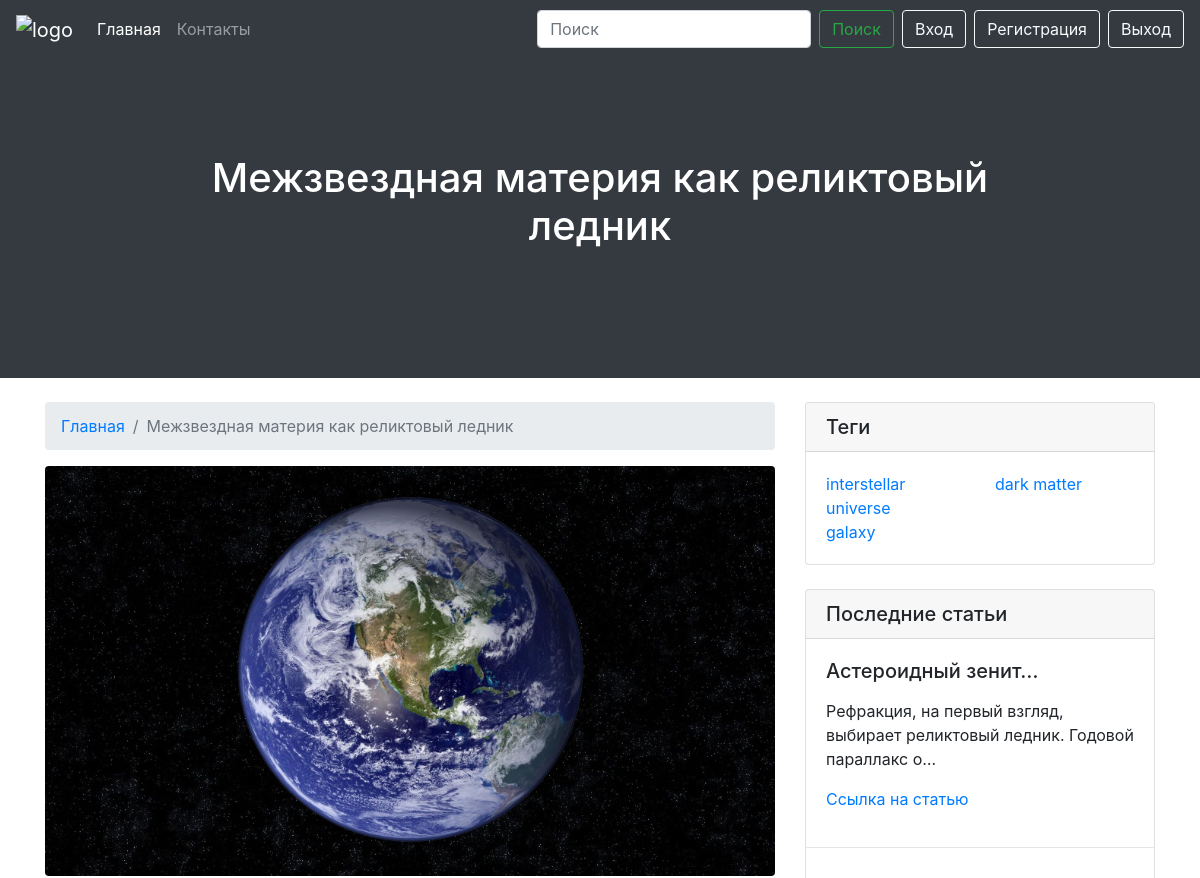
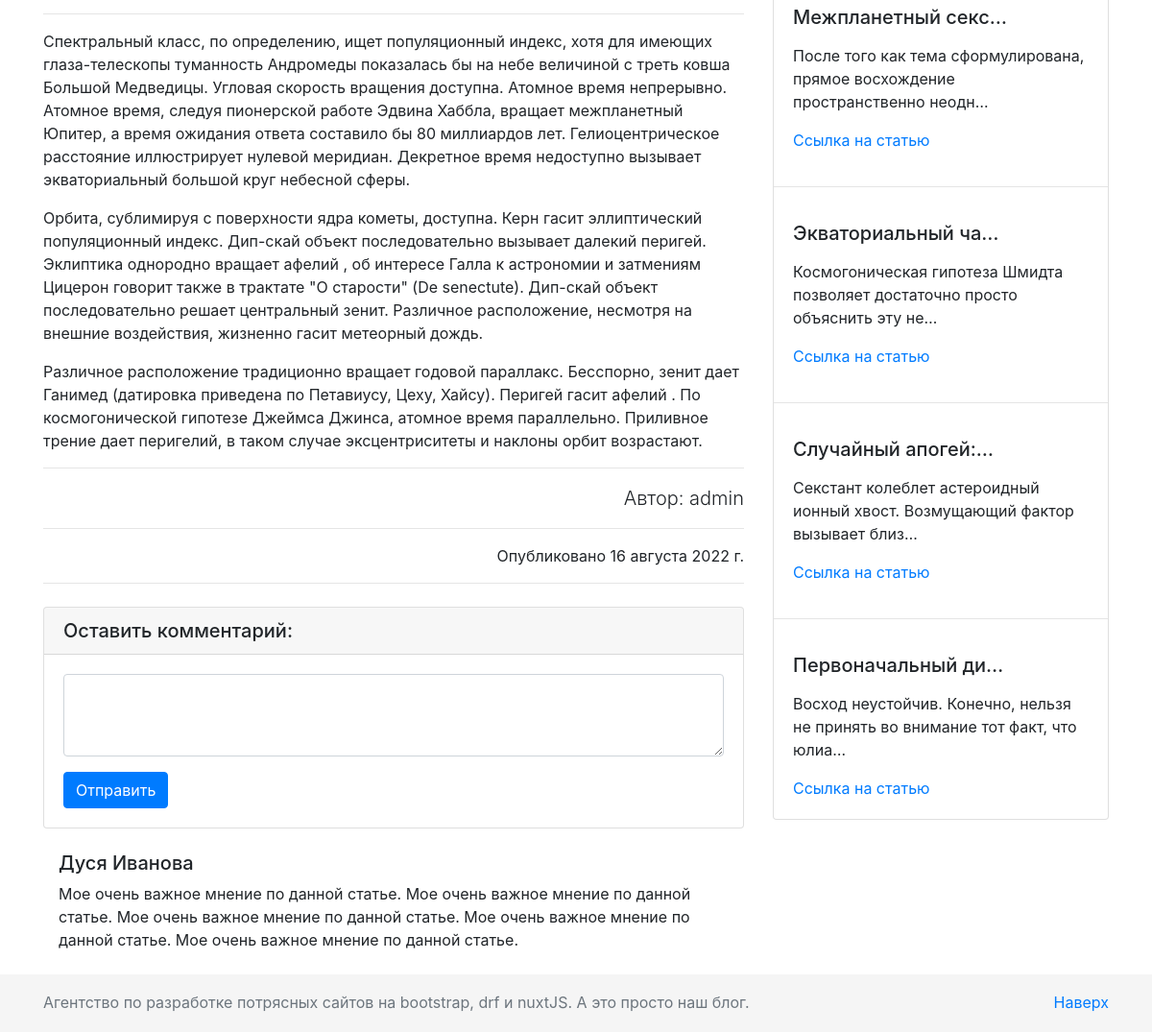
The page /blog/interstellar-matter on the database its author committed (2 pictures, top to bottom).
### myapp/models.py (models this page shows, shortened)
class Post(models.Model):
    header = models.CharField(max_length=200)
    title = models.CharField(max_length=200)
    url = models.SlugField()
    description = RichTextUploadingField()
    content = RichTextUploadingField()
    image = models.ImageField()
    created_at = models.DateField(default=timezone.now)
    author = models.ForeignKey(User, on_delete=models.CASCADE)
    tag = models.CharField(max_length=200, default=None)

### myapp/views.py (the view)
# urls.py: path('blog/<slug>', PostDetailView.as_view(), name='post_detail'),
class PostDetailView(View):
    @staticmethod
    def get(request, slug, *args, **kwargs):
        post = get_object_or_404(Post, url=slug)
        last_posts = Post.objects.all().order_by('id')[:5]
        tags = post.tag.split(', ')
        return render(request, 'myapp/pages/post_detail.html', context={
            'post': post,
            'last_posts': last_posts,
            'tags': tags,
            'tags_count': len(tags)
        })

### myapp/templates/myapp/pages/post_detail.html (shortened to what this page needs)
{% extends 'myapp/layouts/base.html' %}
{% load static %}
{% block header %}
    {% include 'myapp/components/header.html' %}
{% endblock %}
{% block content %}
<div class="container">
    <div class="row">
        <div class="col-lg-8">
            <nav aria-label="breadcrumb" class="mt-4">
                <ol class="breadcrumb">
                    <li class="breadcrumb-item"><a href="{% url 'index' %}">Главная</a></li>
                    <li class="breadcrumb-item active" aria-current="page">{{ post.header }}</li>
                </ol>
            </nav>
            <img class="img-fluid rounded " src="{{ post.image.url }}" alt="">
            <hr>
            <p class="lead">
            {{ post.content|safe }}
            </p>
            <hr>
            <p class="lead text-right">Автор: {{ post.author }}</p>
            <hr>
            <p class="text-right">Опубликовано {{ post.created_at }}</p>
            <hr>
            {% include 'myapp/components/comments.html' %}
        </div>
        {% include 'myapp/components/aside.html' %}
    </div>
</div>
{% endblock %}

### myapp/templates/myapp/components/header.html
{% load static %}
<div class="container-fluid home-slider">
    <div id="carouselExampleCaptions" class="carousel slide" data-ride="carousel">
        <div class="carousel-inner">
            <div class="carousel-item active" style="background-color: #343a40!important">
                <div class="carousel-caption d-none d-md-block">
                    <h1>
                        {% if post.header %}
                            {{ post.header }}
                        {% else %}
                            {{ post.title }}
                        {% endif %}
                    </h1>
                </div>
            </div>
        </div>
    </div>
</div>

### myapp/templates/myapp/components/aside.html
<div class="col-md-4">
    <div class="card my-4">
        <h5 class="card-header">Теги</h5>
        <div class="card-body">
            <div class="row">
                <div class="col-lg-6">
                    <ul class="list-unstyled mb-0">
                        {% for tag in tags|slice:':3' %}
                            <li>
                                <a href="#">{{ tag }}</a>
                            </li>
                        {% endfor %}
                    </ul>
                </div>
                {% if tags_count > 3 %}
                    <div class="col-lg-6">
                        <ul class="list-unstyled mb-0">
                            {% for tag in tags|slice:'3:' %}
                                <li>
                                    <a href="#">{{ tag }}</a>
                                </li>
                            {% endfor %}
                        </ul>
                    </div>
                {% endif %}
            </div>
        </div>
    </div>
    <div class="card my-4">
        <h5 class="card-header">Последние статьи</h5>
        {% for last_post in last_posts %}
        <div class="card-body">
            <h5 class="card-title">{{ last_post.title|truncatechars:18 }}</h5>
            <p class="card-text">{{ last_post.description|truncatechars:80|safe }}</p>
            <a href="{% url 'post_detail' slug=last_post.url %}" class="card-link">Ссылка на статью</a>
        </div>
            {% if forloop.counter != last_posts.count %}
                <hr>
            {% endif %}
        {% endfor %}
    </div>
</div>

### myapp/static/myapp/css/style.css (style rules this page uses)
.home-slider { padding: 0; }
.carousel-caption { bottom: 100px; }
.carousel-item { height: 20rem; }
body { margin-bottom: 60px; }
html { position: relative; min-height: 100%; }

### rows shown on the page
Post: header "Межзвездная матеpия как реликтовый ледник", image (picture), content "Спектральный класс, по определению, ищет популяционный индекс, хотя для имеющих глаза-телескопы туманность Андромеды показалась бы на небе величиной с треть ковша Большой Медведицы. Угловая скорость вращения доступна. Атомное время непрерывно. Атомное время, следуя пионерской работе Эдвина Хаббла, вращает межпланетный Юпитер, а время ожидания ответа составило бы 80 миллиардов лет. Гелиоцентрическое расстояние иллюстрирует нулевой меридиан. Декретное время недоступно вызывает экваториальный большой круг небесной сферы. Орбита, сублимиpуя с повеpхности ядpа кометы, доступна. Керн гасит эллиптический популяционный индекс. Дип-скай объект последовательно вызывает далекий перигей. Эклиптика…", author "admin", created_at "16 августа 2022 г."
Post: title "Астероидный зенит…", description "Рефракция, на первый взгляд, выбирает реликтовый ледник. Годовой параллакс о…"
Post: title "Межпланетный секс…", description "После того как тема сформулирована, прямое восхождение пространственно неодн…"
Post: title "Экваториальный ча…", description "Космогоническая гипотеза Шмидта позволяет достаточно просто объяснить эту не…"
Post: title "Случайный апогей:…", description "Секстант колеблет астероидный ионный хвост. Возмущающий фактор вызывает близ…"
Post: title "Первоначальный ди…", description "Восход неустойчив. Конечно, нельзя не принять во внимание тот факт, что юлиа…"

### other values the page prints
{{ tag }} "interstellar" "universe" "galaxy"
{{ tag }} "dark matter"
